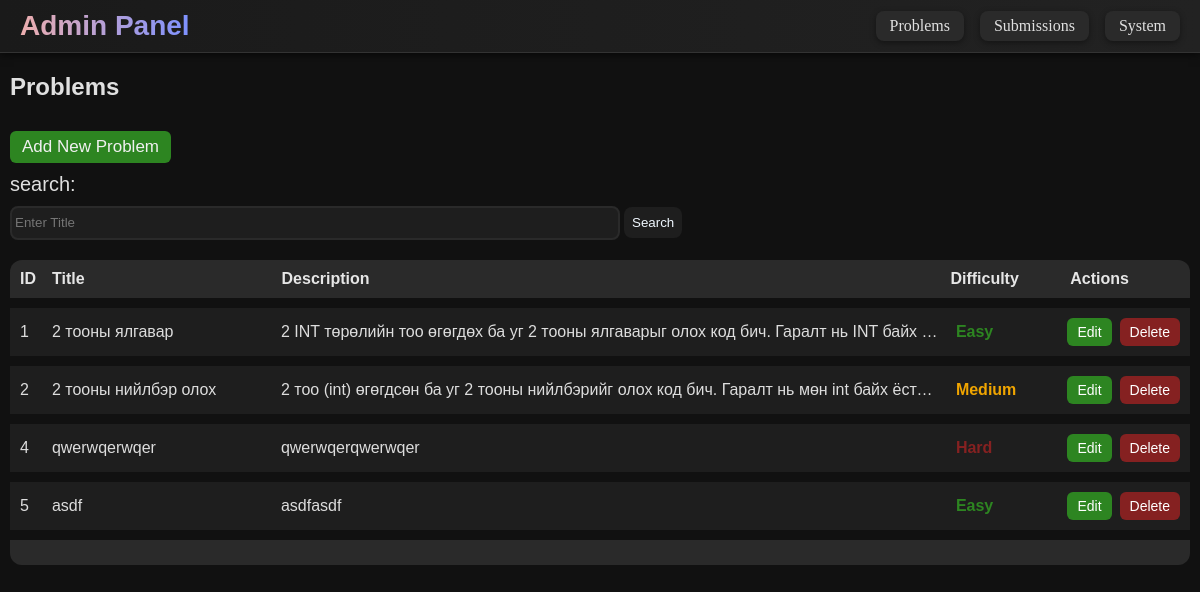
Before: /admin/problems with the older database file.
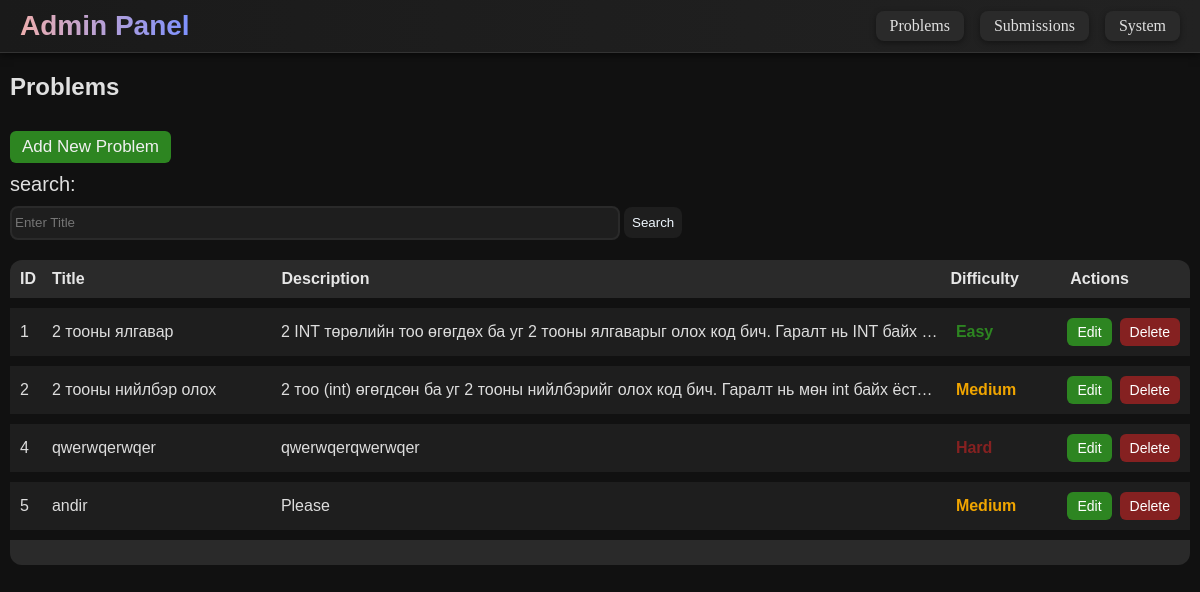
After: the same page with the newer database file.
### tables this page shows
CREATE TABLE "problems" (id INTEGER PRIMARY KEY, title varchar(50), description TEXT, examples TEXT, prefix TEXT, constraints TEXT, diff varchar(10));

### run.py (the view)
@app.route("/admin/problems")
def adminProblem():
    conn = get_db_connection()
    problems = conn.execute('SELECT * FROM problems').fetchall()
    conn.close()
    return render_template("admin/adminProblems.html", problems=problems)

### run.py (called while the page is built)
def get_db_connection():
    conn = sqlite3.connect(DB_PATH)
    conn.row_factory = sqlite3.Row
    return conn

### templates/admin/adminProblems.html (shortened to what this page needs)
{% extends "admin/admin.html" %}
{% block content %}
<div style="margin: 10px;">
    {% if not add and not edits %}
    <h2
        style="font-family: 'Lucida Sans', 'Lucida Sans Regular', 'Lucida Grande', 'Lucida Sans Unicode', Geneva, Verdana, sans-serif;">
        Problems
    </h2>
    <div id="top">
        <a class="add-btn" href="{{ url_for('add_problem') }}">Add New Problem</a>
        <div style="font-family: 'Lucida Sans', 'Lucida Sans Regular', 'Lucida Grande', 'Lucida Sans Unicode', Geneva, Verdana, sans-serif;
                    font-size: 20px;">
            search:
        </div>
        <input placeholder="Enter Title" id="searchBar" type="text">
        <button id="searchButton">Search</button>
    </div>
    <div id="header">
        <div class="ID">ID</div>
        <div class="TITLE">Title</div>
        <div class="DESC">Description</div>
        <div class="DESC">Difficulty</div>
        <div class="ACT">Actions</div>
    </div>
    <div id="list-container">
        {% for p in problems %}
        <div id="listItem">
            <div class="ID">{{ p.id }}</div>
            <div class="TITLE">{{ p.title }}</div>
            <div class="DESC">{{ p.description }}</div>
            <div
                class="difficulty {% if p.diff == 'Easy' %}easy{% elif p.diff == 'Medium' %}medium{% elif p.diff == 'Hard' %}hard{% endif %}">
                {{ p.diff | capitalize }}</div>
            <div class=" actions">
                <a id="edit" href="{{ url_for('edit_problem', id=p.id) }}">Edit</a>
                <a id="del" href="{{ url_for('delete_problem', id=p.id) }}">Delete</a>
            </div>
        </div>
        {% endfor %}
    </div>
    <div id="footer"></div>
</div>
{% endif %}
{% endblock %}

Changed rows visible on the page:
changed problems id 5: title "asdf" → "andir"; description "asdfasdf" → "Please"; diff "Easy" → "Medium"
